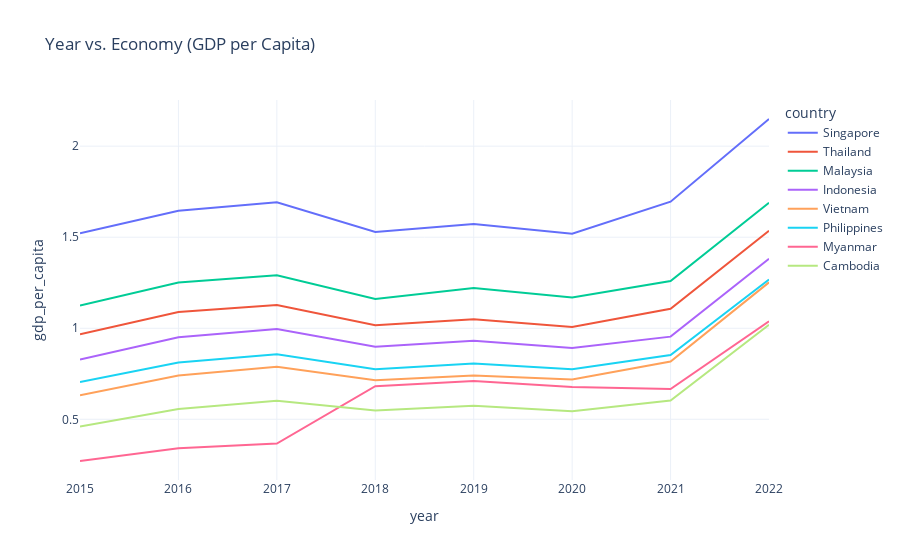

This figure's notebook cell:
### Code cell
fig=px.line(df_asean,x='year',y='gdp_per_capita',color='country',template="plotly_white",title='Year vs. Economy (GDP per Capita) ')
fig.show()

### Figure 1 — Plotly figure (JSON) as saved in the notebook; plotly's stock layout.template omitted (floating-point values rounded to 4 significant figures)
{"data": [{"hovertemplate": "country=Singapore<br>year=%{x}<br>gdp_per_capita=%{y}<extra></extra>", "legendgroup": "Singapore", "line": {"color": "#636efa", "dash": "solid"}, "marker": {"symbol": "circle"}, "mode": "lines", "name": "Singapore", "orientation": "v", "showlegend": true, "type": "scatter", "x": [2015, 2016, 2017, 2018, 2019, 2020, 2021, 2022], "xaxis": "x", "y": [1.522, 1.646, 1.692, 1.529, 1.572, 1.52, 1.695, 2.149], "yaxis": "y"}, {"hovertemplate": "country=Thailand<br>year=%{x}<br>gdp_per_capita=%{y}<extra></extra>", "legendgroup": "Thailand", "line": {"color": "#EF553B", "dash": "solid"}, "marker": {"symbol": "circle"}, "mode": "lines", "name": "Thailand", "orientation": "v", "showlegend": true, "type": "scatter", "x": [2015, 2016, 2017, 2018, 2019, 2020, 2021, 2022], "xaxis": "x", "y": [0.9669, 1.089, 1.128, 1.016, 1.05, 1.007, 1.107, 1.535], "yaxis": "y"}, {"hovertemplate": "country=Malaysia<br>year=%{x}<br>gdp_per_capita=%{y}<extra></extra>", "legendgroup": "Malaysia", "line": {"color": "#00cc96", "dash": "solid"}, "marker": {"symbol": "circle"}, "mode": "lines", "name": "Malaysia", "orientation": "v", "showlegend": true, "type": "scatter", "x": [2015, 2016, 2017, 2018, 2019, 2020, 2021, 2022], "xaxis": "x", "y": [1.125, 1.251, 1.291, 1.161, 1.221, 1.168, 1.259, 1.689], "yaxis": "y"}, {"hovertemplate": "country=Indonesia<br>year=%{x}<br>gdp_per_capita=%{y}<extra></extra>", "legendgroup": "Indonesia", "line": {"color": "#ab63fa", "dash": "solid"}, "marker": {"symbol": "circle"}, "mode": "lines", "name": "Indonesia", "orientation": "v", "showlegend": true, "type": "scatter", "x": [2015, 2016, 2017, 2018, 2019, 2020, 2021, 2022], "xaxis": "x", "y": [0.8283, 0.951, 0.9955, 0.899, 0.931, 0.8917, 0.954, 1.382], "yaxis": "y"}, {"hovertemplate": "country=Vietnam<br>year=%{x}<br>gdp_per_capita=%{y}<extra></extra>", "legendgroup": "Vietnam", "line": {"color": "#FFA15A", "dash": "solid"}, "marker": {"symbol": "circle"}, "mode": "lines", "name": "Vietnam", "orientation": "v", "showlegend": true, "type": "scatter", "x": [2015, 2016, 2017, 2018, 2019, 2020, 2021, 2022], "xaxis": "x", "y": [0.6322, 0.7404, 0.7885, 0.715, 0.741, 0.7181, 0.817, 1.252], "yaxis": "y"}, {"hovertemplate": "country=Philippines<br>year=%{x}<br>gdp_per_capita=%{y}<extra></extra>", "legendgroup": "Philippines", "line": {"color": "#19d3f3", "dash": "solid"}, "marker": {"symbol": "circle"}, "mode": "lines", "name": "Philippines", "orientation": "v", "showlegend": true, "type": "scatter", "x": [2015, 2016, 2017, 2018, 2019, 2020, 2021, 2022], "xaxis": "x", "y": [0.7053, 0.8122, 0.8577, 0.775, 0.807, 0.7751, 0.853, 1.268], "yaxis": "y"}, {"hovertemplate": "country=Myanmar<br>year=%{x}<br>gdp_per_capita=%{y}<extra></extra>", "legendgroup": "Myanmar", "line": {"color": "#FF6692", "dash": "solid"}, "marker": {"symbol": "circle"}, "mode": "lines", "name": "Myanmar", "orientation": "v", "showlegend": true, "type": "scatter", "x": [2015, 2016, 2017, 2018, 2019, 2020, 2021, 2022], "xaxis": "x", "y": [0.2711, 0.3411, 0.3671, 0.682, 0.71, 0.6781, 0.666, 1.038], "yaxis": "y"}, {"hovertemplate": "country=Cambodia<br>year=%{x}<br>gdp_per_capita=%{y}<extra></extra>", "legendgroup": "Cambodia", "line": {"color": "#B6E880", "dash": "solid"}, "marker": {"symbol": "circle"}, "mode": "lines", "name": "Cambodia", "orientation": "v", "showlegend": true, "type": "scatter", "x": [2015, 2016, 2017, 2018, 2019, 2020, 2021, 2022], "xaxis": "x", "y": [0.4604, 0.556, 0.6018, 0.549, 0.574, 0.5446, 0.603, 1.019], "yaxis": "y"}], "layout": {"legend": {"title": {"text": "country"}, "tracegroupgap": 0}, "title": {"text": "Year vs. Economy (GDP per Capita) "}, "xaxis": {"anchor": "y", "domain": [0, 1], "title": {"text": "year"}}, "yaxis": {"anchor": "x", "domain": [0, 1], "title": {"text": "gdp_per_capita"}}}}
